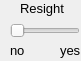
        <widget class="QFrame" name="frame_6">
         <property name="geometry">
          <rect>
           <x>270</x>
           <y>190</y>
           <width>81</width>
           <height>61</height>
          </rect>
         </property>
         <property name="font">
          <font>
           <family>Segoe UI</family>
          </font>
         </property>
         <property name="styleSheet">
          <string notr="true"/>
         </property>
         <property name="frameShape">
          <enum>QFrame::NoFrame</enum>
         </property>
         <property name="frameShadow">
          <enum>QFrame::Raised</enum>
         </property>
         <widget class="QSlider" name="slider_resight">
          <property name="enabled">
           <bool>false</bool>
          </property>
          <property name="geometry">
           <rect>
            <x>10</x>
            <y>20</y>
            <width>70</width>
            <height>22</height>
           </rect>
          </property>
          <property name="font">
           <font>
            <family>Segoe UI</family>
           </font>
          </property>
          <property name="maximum">
           <number>1</number>
          </property>
          <property name="orientation">
           <enum>Qt::Horizontal</enum>
          </property>
         </widget>
         <widget class="QLabel" name="label_13">
          <property name="geometry">
           <rect>
            <x>20</x>
            <y>0</y>
            <width>51</width>
            <height>16</height>
           </rect>
          </property>
          <property name="font">
           <font>
            <family>Segoe UI</family>
            <pointsize>10</pointsize>
           </font>
          </property>
          <property name="text">
           <string>Resight</string>
          </property>
         </widget>
         <widget class="QLabel" name="label_14">
          <property name="geometry">
           <rect>
            <x>10</x>
            <y>40</y>
            <width>31</width>
            <height>21</height>
           </rect>
          </property>
          <property name="font">
           <font>
            <family>Segoe UI</family>
            <pointsize>10</pointsize>
           </font>
          </property>
          <property name="text">
           <string>no</string>
          </property>
         </widget>
         <widget class="QLabel" name="label_15">
          <property name="geometry">
           <rect>
            <x>60</x>
            <y>40</y>
            <width>21</width>
            <height>21</height>
           </rect>
          </property>
          <property name="font">
           <font>
            <family>Segoe UI</family>
            <pointsize>10</pointsize>
           </font>
          </property>
          <property name="text">
           <string>yes</string>
          </property>
         </widget>
        </widget>
